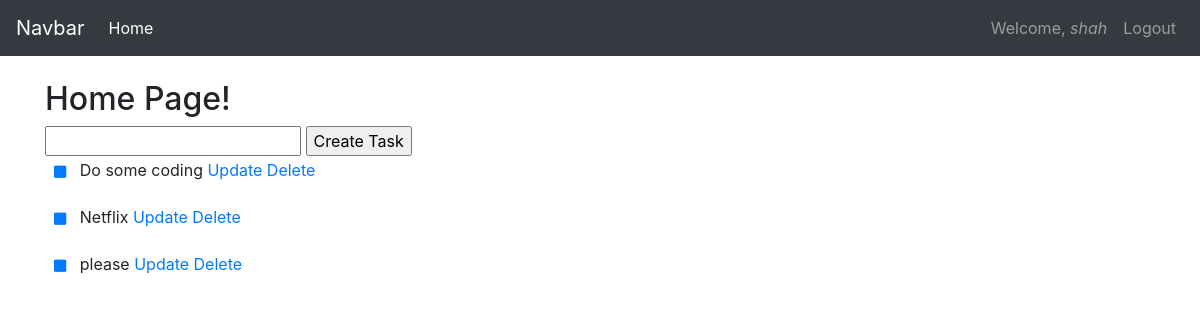
The app's page / (signed in), older data.
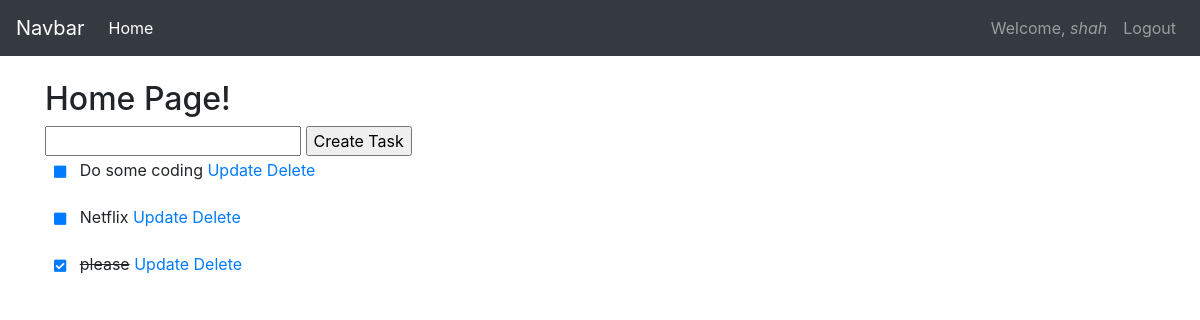
The same page, newer data.
### task/models.py (models this page shows, shortened)
class Task(models.Model):
	title = models.CharField(max_length=150)
	complete = models.BooleanField(default=False)
	time = models.DateTimeField(auto_now_add=True)
	author = models.ForeignKey(User, on_delete=models.CASCADE)

### task/views.py (the view, shortened to what this page needs)
# urls.py: path('', TaskCreateView.as_view(), name='task-home'),
class TaskCreateView(LoginRequiredMixin, CreateView):
	model = Task
	fields = ['title']
	template_name = 'task/home.html'  # <app>/<model>_<viewtype>.html
	context_object_name = 'tasks'
	extra_context = {}
	def get_context_data(self, *args, **kwargs):
		extra_context = super(TaskCreateView, self).get_context_data(*args, **kwargs)
		extra_context['tasks'] = Task.objects.filter(author=self.request.user)
		return extra_context

### task/templates/task/home.html (shortened to what this page needs)
{% extends 'task/base.html' %}
{% block content %}
<h2>Home Page!</h2>
<form method="POST" action="/">
	{{ form.title }}
	<input type="submit" value="Create Task">
</form>
{% for task in tasks %}
<p>
	{% if task.complete == True %}
	<a href="{% url 'task-status' task.id %}" class="btn btn-sm" role="button"><i class="fas fa-check-square"></i></a>
	<s>{{ task.title }}</s>
	{% else %}
	<a href="{% url 'task-status' task.id %}" class="btn btn-sm" role="button"><i class="fas fa-square"></i></a>
	{{ task.title }}
	{% endif %}
	<a href="{% url 'task-update' task.id %}">Update</a>
	<a href="{% url 'task-delete' task.id %}">Delete</a>
</p>
{% endfor %}
{% endblock content %}

Row changes from the older to the newer data that the page shows:
changed Task "please": complete False → True (drawn)
